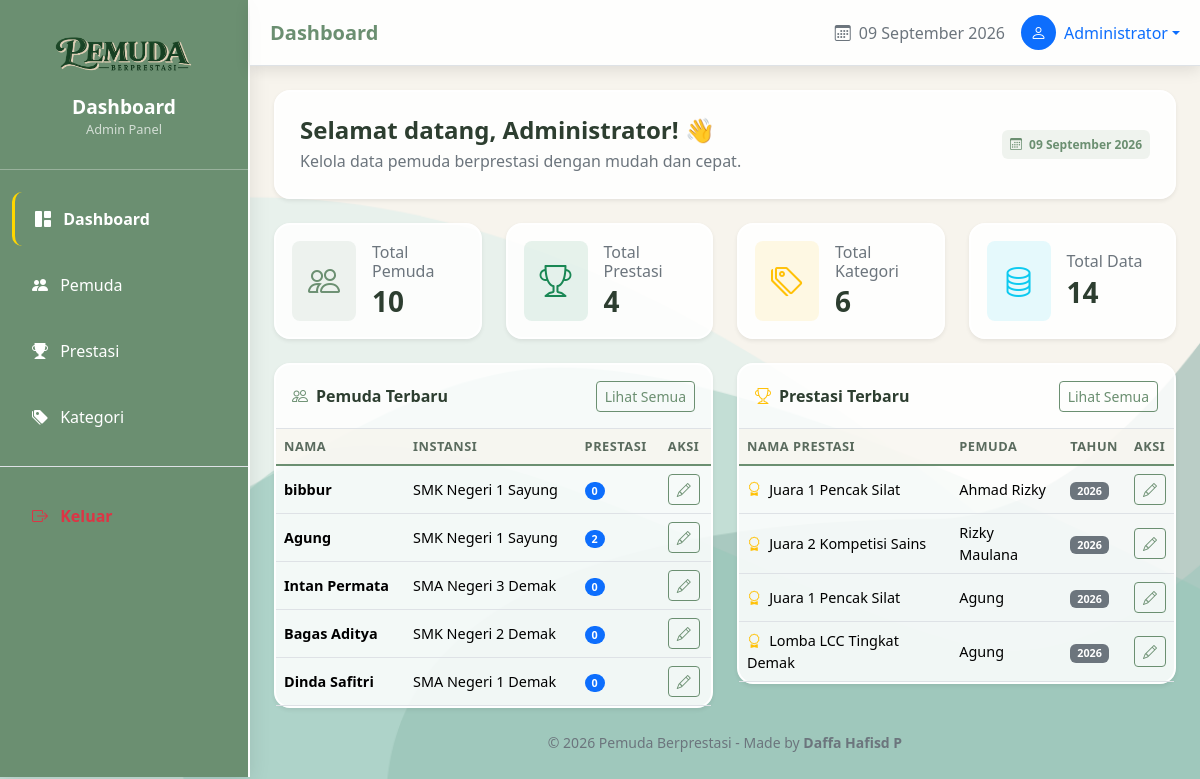
The app's page /pages/dashboard.php (signed in) with its own data.
### tables this page shows
CREATE TABLE `tb_pemuda` (
  `id_pemuda` int NOT NULL,
  `nama_pemuda` varchar(100) DEFAULT NULL,
  `tanggal_lahir` date DEFAULT NULL,
  `jenis_kelamin` enum('Laki-laki','Perempuan') DEFAULT NULL,
  `asal_instansi` varchar(100) DEFAULT NULL,
  `kecamatan` varchar(50) DEFAULT NULL,
  `alamat` text,
  `deskripsi` text,
  `foto` varchar(255) DEFAULT NULL
);

CREATE TABLE `tb_prestasi` (
  `id_prestasi` int NOT NULL,
  `id_pemuda` int DEFAULT NULL,
  `id_kategori` int DEFAULT NULL,
  `nama_prestasi` varchar(100) DEFAULT NULL,
  `tingkat` varchar(50) DEFAULT NULL,
  `penyelenggara` varchar(100) DEFAULT NULL,
  `tahun` year DEFAULT NULL,
  `id_sertifikat` int DEFAULT NULL
);

### functions/helpers.php (called while the page is built, shortened)
<?php
function getPemuda($id = null) {
    global $conn;
    if ($id) {
        $sql = "SELECT * FROM tb_pemuda WHERE id_pemuda = $id";
        $result = mysqli_query($conn, $sql);
        return mysqli_fetch_assoc($result);
    } else {
        $sql = "SELECT p.*,
                (SELECT COUNT(*) FROM tb_prestasi WHERE id_pemuda = p.id_pemuda) as total_prestasi
                FROM tb_pemuda p
                ORDER BY p.id_pemuda DESC";
        $result = mysqli_query($conn, $sql);
        return mysqli_fetch_all($result, MYSQLI_ASSOC);
    }
}
function getPrestasi($id = null) {
    global $conn;
    if ($id) {
        $sql = "SELECT pr.*, p.nama_pemuda, k.nama_katgeori, s.nomor_sertifikat, s.id_sertifikat, s.bukti as bukti_sertifikat
                FROM tb_prestasi pr
                JOIN tb_pemuda p ON pr.id_pemuda = p.id_pemuda
                LEFT JOIN tb_kategori k ON pr.id_kategori = k.id_kategori
                LEFT JOIN tb_sertifikat s ON pr.id_sertifikat = s.id_sertifikat
                WHERE pr.id_prestasi = $id";
        $result = mysqli_query($conn, $sql);
        return mysqli_fetch_assoc($result);
    } else {
        $sql = "SELECT pr.*, p.nama_pemuda, k.nama_katgeori, s.nomor_sertifikat, s.id_sertifikat, s.bukti as bukti_sertifikat
                FROM tb_prestasi pr
                JOIN tb_pemuda p ON pr.id_pemuda = p.id_pemuda
                LEFT JOIN tb_kategori k ON pr.id_kategori = k.id_kategori
                LEFT JOIN tb_sertifikat s ON pr.id_sertifikat = s.id_sertifikat
                ORDER BY pr.id_prestasi DESC";
        $result = mysqli_query($conn, $sql);
        return mysqli_fetch_all($result, MYSQLI_ASSOC);
    }
}
function getTotal($table) {
    global $conn;
    $sql = "SELECT COUNT(*) as total FROM $table";
    $result = mysqli_query($conn, $sql);
    $row = mysqli_fetch_assoc($result);
    return $row['total'];
}
?>

### pages/dashboard.php (the view, shortened to what this page needs)
<?php
require_once '../config/database.php';
require_once '../functions/helpers.php';
$totalPemuda = getTotal('tb_pemuda');
$totalPrestasi = getTotal('tb_prestasi');
$totalKategori = getTotal('tb_kategori');
$pemudaTerbaru = getPemuda();
$pemudaTerbaru = array_slice($pemudaTerbaru, 0, 5);
$prestasiTerbaru = getPrestasi();
$prestasiTerbaru = array_slice($prestasiTerbaru, 0, 5);
?>
<!DOCTYPE html>
<html lang="id">
<head>
    <link rel="stylesheet" href="../bootstrap-5.3.8-dist/css/bootstrap.min.css">
    <link rel="stylesheet" href="https://cdn.jsdelivr.net/npm/bootstrap-icons@1.10.0/font/bootstrap-icons.css">
</head>
<body>
    <div class="d-flex" id="wrapper">
        <div class="sidebar text-white" id="sidebar-wrapper">
            <div class="sidebar-heading text-center">
                <div class="sidebar-logo">
                    <img src="../assets/img/logo.png" alt="Logo">
                </div>
                <h6>Dashboard</h6>
                <small>Admin Panel</small>
            </div>
            <div class="list-group list-group-flush mt-3">
                <a href="dashboard.php" class="list-group-item list-group-item-action bg-transparent text-white active">
                    <i class="bi bi-grid-1x2-fill me-2"></i> Dashboard
                </a>
                <a href="pemuda.php" class="list-group-item list-group-item-action bg-transparent text-white">
                    <i class="bi bi-people-fill me-2"></i> Pemuda
                </a>
                <a href="prestasi.php" class="list-group-item list-group-item-action bg-transparent text-white">
                    <i class="bi bi-trophy-fill me-2"></i> Prestasi
                </a>
                <a href="kategori.php" class="list-group-item list-group-item-action bg-transparent text-white">
                    <i class="bi bi-tags-fill me-2"></i> Kategori
                </a>
                <div class="border-top mt-3 pt-3">
                    <a href="../logout.php" class="list-group-item list-group-item-action bg-transparent text-danger">
                        <i class="bi bi-box-arrow-right me-2"></i> Keluar
                    </a>
                </div>
            </div>
        </div>
        <div id="page-content-wrapper" class="w-100">
            <nav class="navbar navbar-expand-lg navbar-light bg-white border-bottom px-4">
                <div class="d-flex align-items-center">
                    <h5 class="mb-0 fw-bold text-primary">Dashboard</h5>
                </div>
                <div class="ms-auto d-flex align-items-center">
                    <span class="text-secondary me-3 d-none d-sm-inline">
                        <i class="bi bi-calendar3 me-1"></i> <?= date('d F Y') ?>
                    </span>
                    <div class="dropdown">
                        <a href="#" class="d-flex align-items-center text-decoration-none dropdown-toggle" id="dropdownUser" data-bs-toggle="dropdown">
                            <div class="bg-primary rounded-circle d-flex align-items-center justify-content-center text-white" style="width: 35px; height: 35px;">
                                <i class="bi bi-person"></i>
                            </div>
                            <span class="ms-2 d-none d-sm-inline"><?= htmlspecialchars($_SESSION['nama'] ?? 'Admin') ?></span>
                        </a>
                    </div>
                </div>
            </nav>
            <div class="container-fluid px-4 py-4">
                <div class="row mb-4">
                    <div class="col-12">
                        <div class="bg-white p-4 rounded-4 shadow-sm">
                            <div class="d-flex justify-content-between align-items-center">
                                <div>
                                    <h4 class="fw-bold mb-1">Selamat datang, <?= htmlspecialchars($_SESSION['nama'] ?? 'Admin') ?>! 👋</h4>
                                    <p class="text-secondary mb-0">Kelola data pemuda berprestasi dengan mudah dan cepat.</p>
                                </div>
                                <div class="d-none d-md-block">
                                    <span class="badge bg-primary bg-opacity-10 text-primary p-2">
                                        <i class="bi bi-calendar3 me-1"></i> <?= date('d F Y') ?>
                                    </span>
                                </div>
                            </div>
                        </div>
                    </div>
                </div>
                <div class="row g-4 mb-4">
                    <div class="col-xl-3 col-md-6">
                        <div class="bg-white p-3 rounded-4 shadow-sm border-start border-4 border-primary h-100">
                            <div class="d-flex align-items-center">
                                <div class="bg-primary bg-opacity-10 rounded-3 p-3 me-3">
                                    <i class="bi bi-people text-primary fs-2"></i>
                                </div>
                                <div>
                                    <h6 class="text-secondary mb-1">Total Pemuda</h6>
                                    <h3 class="fw-bold mb-0"><?= $totalPemuda ?></h3>
                                </div>
                            </div>
                        </div>
                    </div>
                    <div class="col-xl-3 col-md-6">
                        <div class="bg-white p-3 rounded-4 shadow-sm border-start border-4 border-success h-100">
                            <div class="d-flex align-items-center">
                                <div class="bg-success bg-opacity-10 rounded-3 p-3 me-3">
                                    <i class="bi bi-trophy text-success fs-2"></i>
                                </div>
                                <div>
                                    <h6 class="text-secondary mb-1">Total Prestasi</h6>
                                    <h3 class="fw-bold mb-0"><?= $totalPrestasi ?></h3>
                                </div>
                            </div>
                        </div>
                    </div>
                    <div class="col-xl-3 col-md-6">
                        <div class="bg-white p-3 rounded-4 shadow-sm border-start border-4 border-warning h-100">
                            <div class="d-flex align-items-center">
                                <div class="bg-warning bg-opacity-10 rounded-3 p-3 me-3">
                                    <i class="bi bi-tags text-warning fs-2"></i>
                                </div>
                                <div>
                                    <h6 class="text-secondary mb-1">Total Kategori</h6>
                                    <h3 class="fw-bold mb-0"><?= $totalKategori ?></h3>
                                </div>
                            </div>
                        </div>
                    </div>
                    <div class="col-xl-3 col-md-6">
                        <div class="bg-white p-3 rounded-4 shadow-sm border-start border-4 border-info h-100">
                            <div class="d-flex align-items-center">
                                <div class="bg-info bg-opacity-10 rounded-3 p-3 me-3">
                                    <i class="bi bi-database text-info fs-2"></i>
                                </div>
                                <div>
                                    <h6 class="text-secondary mb-1">Total Data</h6>
                                    <h3 class="fw-bold mb-0"><?= $totalPemuda + $totalPrestasi ?></h3>
                                </div>
                            </div>
                        </div>
                    </div>
                </div>
                <div class="row g-4">
                    <div class="col-xl-6">
                        <div class="bg-white rounded-4 shadow-sm">
                            <div class="d-flex justify-content-between align-items-center p-3 border-bottom">
                                <h6 class="fw-bold mb-0"><i class="bi bi-people me-2 text-primary"></i>Pemuda Terbaru</h6>
                                <a href="pemuda.php" class="btn btn-sm btn-outline-primary">Lihat Semua</a>
                            </div>
                            <div class="p-0">
                                <div class="table-responsive">
                                    <table class="table table-hover mb-0">
                                        <thead class="table-light">
                                            <tr>
                                                <th>Nama</th>
                                                <th>Instansi</th>
                                                <th>Prestasi</th>
                                                <th>Aksi</th>
                                            </tr>
                                        </thead>
                                        <tbody>
                                            <?php foreach ($pemudaTerbaru as $p): ?>
                                            <tr>
                                                <td>
                                                    <div class="d-flex align-items-center">
                                                        <strong><?= htmlspecialchars($p['nama_pemuda']) ?></strong>
                                                    </div>
                                                </td>
                                                <td><?= htmlspecialchars($p['asal_instansi'] ?? '-') ?></td>
                                                <td><span class="badge bg-primary rounded-pill"><?= $p['total_prestasi'] ?? 0 ?></span></td>
                                                <td>
                                                    <a href="pemuda.php?edit=<?= $p['id_pemuda'] ?>" class="btn btn-sm btn-outline-primary">
                                                        <i class="bi bi-pencil"></i>
                                                    </a>
                                                </td>
                                            </tr>
                                            <?php endforeach; ?>
                                        </tbody>
                                    </table>
                                </div>
                            </div>
                        </div>
                    </div>
                    <div class="col-xl-6">
                        <div class="bg-white rounded-4 shadow-sm">
                            <div class="d-flex justify-content-between align-items-center p-3 border-bottom">
                                <h6 class="fw-bold mb-0"><i class="bi bi-trophy me-2 text-warning"></i>Prestasi Terbaru</h6>
                                <a href="prestasi.php" class="btn btn-sm btn-outline-primary">Lihat Semua</a>
                            </div>
                            <div class="p-0">
                                <div class="table-responsive">
                                    <table class="table table-hover mb-0">
                                        <thead class="table-light">
                                            <tr>
                                                <th>Nama Prestasi</th>
                                                <th>Pemuda</th>
                                                <th>Tahun</th>
                                                <th>Aksi</th>
                                            </tr>
                                        </thead>
                                        <tbody>
                                            <?php foreach ($prestasiTerbaru as $p): ?>
                                            <tr>
                                                <td>
                                                    <i class="bi bi-award text-warning me-1"></i>
                                                    <?= htmlspecialchars($p['nama_prestasi']) ?>
                                                </td>
                                                <td><?= htmlspecialchars($p['nama_pemuda']) ?></td>
                                                <td><span class="badge bg-secondary"><?= $p['tahun'] ?></span></td>
                                                <td>
                                                    <a href="prestasi.php?edit=<?= $p['id_prestasi'] ?>" class="btn btn-sm btn-outline-primary">
                                                        <i class="bi bi-pencil"></i>
                                                    </a>
                                                </td>
                                            </tr>
                                            <?php endforeach; ?>
                                        </tbody>
                                    </table>
                                </div>
                            </div>
                        </div>
                    </div>
                </div>
                <div class="text-center text-secondary small mt-4">
                    <p class="mb-0">&copy; <?= date('Y') ?> Pemuda Berprestasi - Made by <strong>Daffa Hafisd P</strong></p>
                </div>
            </div>
        </div>
    </div>
</body>
</html>

### records on screen
tb_pemuda: nama_pemuda "bibbur", asal_instansi "SMK Negeri 1 Sayung", total_prestasi "0"
tb_pemuda: nama_pemuda "Agung", asal_instansi "SMK Negeri 1 Sayung", total_prestasi "2"
tb_pemuda: nama_pemuda "Intan Permata", asal_instansi "SMA Negeri 3 Demak", total_prestasi "0"
tb_pemuda: nama_pemuda "Bagas Aditya", asal_instansi "SMK Negeri 2 Demak", total_prestasi "0"
tb_pemuda: nama_pemuda "Dinda Safitri", asal_instansi "SMA Negeri 1 Demak", total_prestasi "0"
tb_prestasi: nama_prestasi "Juara 1 Pencak Silat", id_pemuda.nama_pemuda "Ahmad Rizky", tahun "2026"
tb_prestasi: nama_prestasi "Juara 2 Kompetisi Sains", id_pemuda.nama_pemuda "Rizky Maulana", tahun "2026"
tb_prestasi: nama_prestasi "Juara 1 Pencak Silat", id_pemuda.nama_pemuda "Agung", tahun "2026"
tb_prestasi: nama_prestasi "Lomba LCC Tingkat Demak", id_pemuda.nama_pemuda "Agung", tahun "2026"

### other values on screen
$_SESSION['nama'] "Administrator"
$totalPemuda "10"
$totalPrestasi "4"
$totalKategori "6"
$totalPemuda + $totalPrestasi "14"
